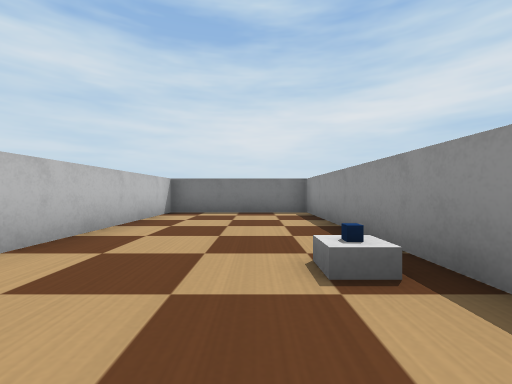
View 1 (above)

13 first-person views from a walk through a world built for the Webots simulator. The camera is 0.12 m above the floor, looks level and sees 90° across. The floor is counted in squares, 0.2 m on a side. Each view is taken from the middle of a square. On the plan, view 1 faces up. The plan holds only what a view shows up to about 9 squares ahead; the rest is blank. Robots are left out. Webots' stock objects and surfaces are drawn as simple stand-ins.

View 2
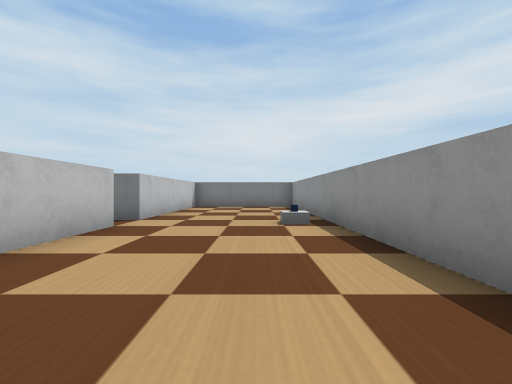

View 3
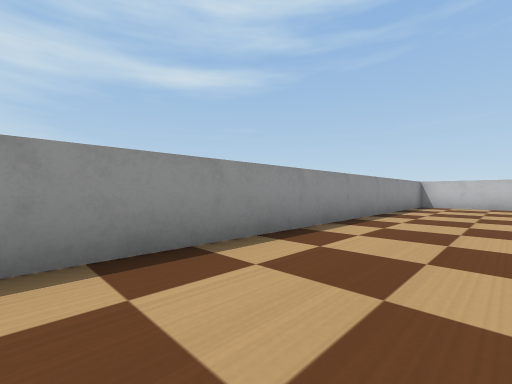

View 4
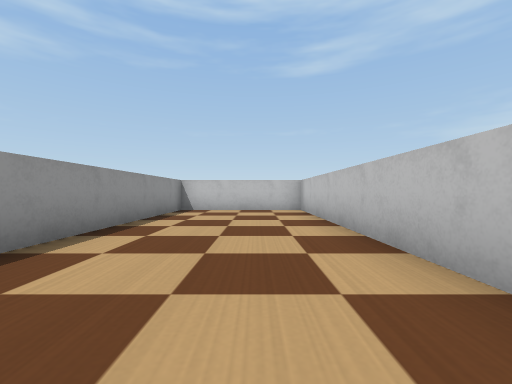

View 5
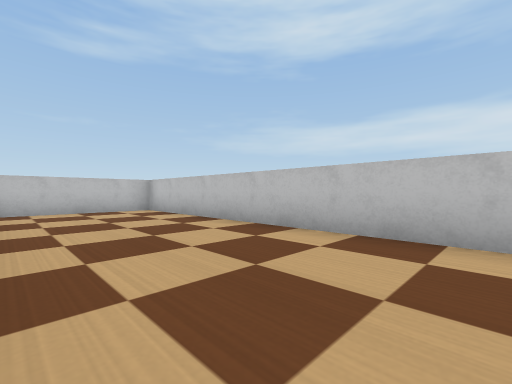

View 6
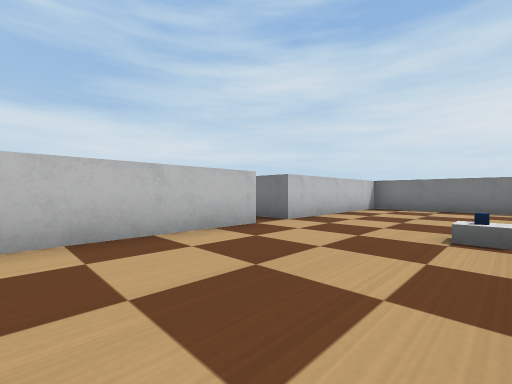

View 7
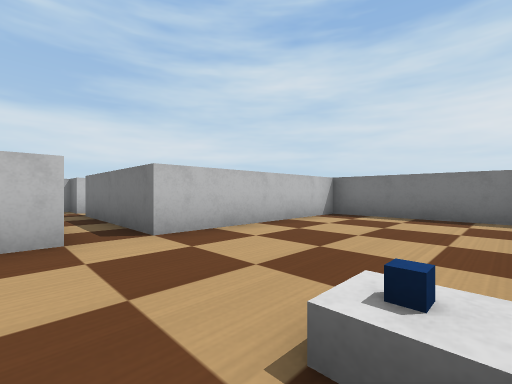

View 8
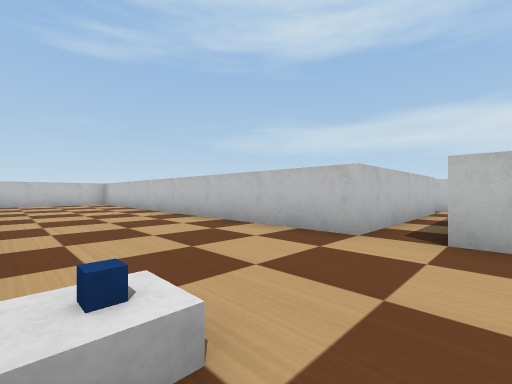

View 9
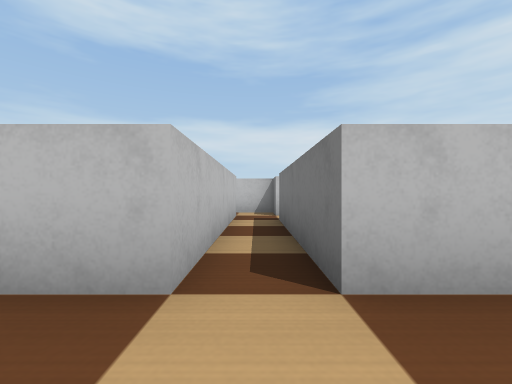

View 10
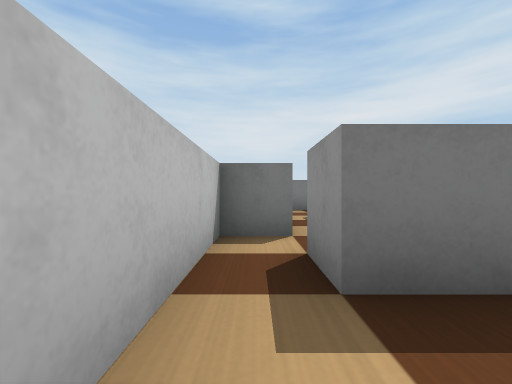

View 11
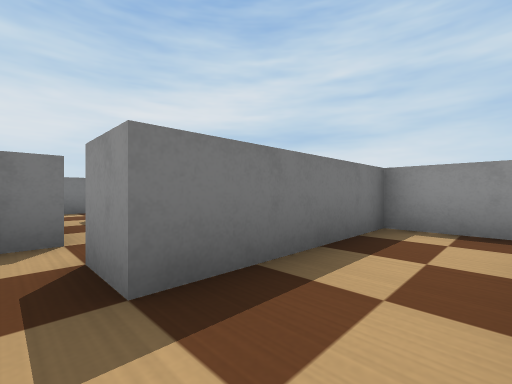

View 12
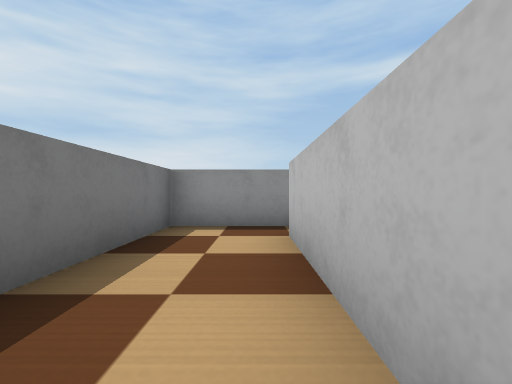

View 13
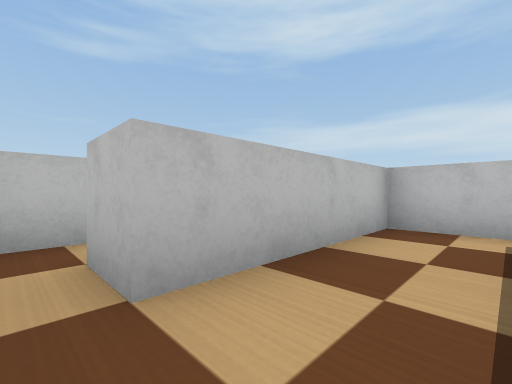

### Floor plan
Points are (right, up) in squares from view 1. A wall is a line through its corners. A room is listed if a view was taken in it or the views show most of it. See-through windows are left out.
Room 1 (views 1, 2, 3, 4, 5, 6, 7, 8, 9)
walls: (-2.5, 1.5) (-2.5, -10.5) (1.5, -10.5) (1.5, 7.5) (-2.5, 7.5) (-2.5, 2.5)
ways out: opening at (-3, 2)
objects: blue box (1, 2)
Room 2 (views 10, 11, 12, 13)
walls: (-8.5, 1.5) (-8.5, -1.5) (-4.5, -1.5); (-3.5, -1.6) (-3.5, 0.5) (-7.5, 0.5) (-7.5, 1.5)
ways out: opening at (-8, 1); opening at (-4, -2)

Positions as (right, up) in squares from view 1, and headings:
1: (0, 0), facing up
2: (0, -3), facing up
3: (-1, 1), facing down-right
4: (-1, -2), facing down
5: (1, -2), facing down-left
6: (1, -2), facing up-left
7: (1, 1), facing up-left
8: (1, 3), facing down-left
9: (-1, 2), facing left
10: (-8, -1), facing up
11: (-8, -1), facing up-right
12: (-8, -1), facing right
13: (-4, 0), facing down-left
